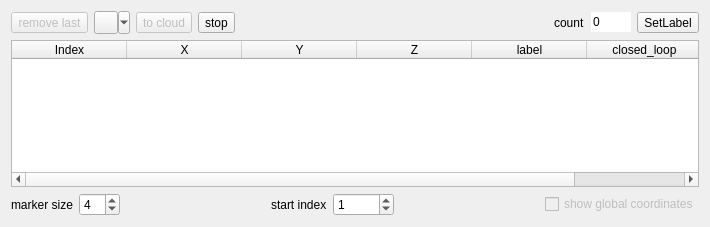
<?xml version="1.0" encoding="UTF-8"?>
<ui version="4.0">
 <class>PointListPickingDlg</class>
 <widget class="QDialog" name="PointListPickingDlg">
  <property name="geometry">
   <rect>
    <x>0</x>
    <y>0</y>
    <width>710</width>
    <height>227</height>
   </rect>
  </property>
  <property name="minimumSize">
   <size>
    <width>500</width>
    <height>0</height>
   </size>
  </property>
  <property name="windowTitle">
   <string>Point list picking</string>
  </property>
  <layout class="QVBoxLayout" name="verticalLayout">
   <item>
    <layout class="QHBoxLayout" name="horizontalLayout">
     <item>
      <widget class="QToolButton" name="revertToolButton">
       <property name="enabled">
        <bool>false</bool>
       </property>
       <property name="statusTip">
        <string>Remove last entry</string>
       </property>
       <property name="whatsThis">
        <string>Remove last entry</string>
       </property>
       <property name="text">
        <string>remove last</string>
       </property>
       <property name="icon">
        <iconset resource="../icons.qrc">
         <normaloff>:/CC/images/smallReset.png</normaloff>:/CC/images/smallReset.png</iconset>
       </property>
      </widget>
     </item>
     <item>
      <widget class="QToolButton" name="exportToolButton">
       <property name="toolTip">
        <string>export to ASCII file</string>
       </property>
       <property name="statusTip">
        <string>export to ASCII file</string>
       </property>
       <property name="icon">
        <iconset resource="../icons.qrc">
         <normaloff>:/CC/images/ccSave.png</normaloff>:/CC/images/ccSave.png</iconset>
       </property>
       <property name="popupMode">
        <enum>QToolButton::MenuButtonPopup</enum>
       </property>
      </widget>
     </item>
     <item>
      <widget class="QToolButton" name="validToolButton">
       <property name="enabled">
        <bool>false</bool>
       </property>
       <property name="statusTip">
        <string>Convert list to new cloud (and close dialog)</string>
       </property>
       <property name="whatsThis">
        <string>Convert list to new cloud (and close dialog)</string>
       </property>
       <property name="text">
        <string>to cloud</string>
       </property>
       <property name="icon">
        <iconset resource="../icons.qrc">
         <normaloff>:/CC/images/smallValidate.png</normaloff>:/CC/images/smallValidate.png</iconset>
       </property>
      </widget>
     </item>
     <item>
      <widget class="QToolButton" name="cancelToolButton">
       <property name="toolTip">
        <string>Close dialog (list will be lost)</string>
       </property>
       <property name="statusTip">
        <string>Close dialog (list will be lost)</string>
       </property>
       <property name="text">
        <string>stop</string>
       </property>
       <property name="icon">
        <iconset resource="../icons.qrc">
         <normaloff>:/CC/images/smallCancel.png</normaloff>:/CC/images/smallCancel.png</iconset>
       </property>
      </widget>
     </item>
     <item>
      <spacer name="horizontalSpacer_2">
       <property name="orientation">
        <enum>Qt::Horizontal</enum>
       </property>
       <property name="sizeHint" stdset="0">
        <size>
         <width>40</width>
         <height>20</height>
        </size>
       </property>
      </spacer>
     </item>
     <item>
      <widget class="QLabel" name="label_2">
       <property name="text">
        <string>count</string>
       </property>
      </widget>
     </item>
     <item>
      <widget class="QLineEdit" name="countLineEdit">
       <property name="sizePolicy">
        <sizepolicy hsizetype="Fixed" vsizetype="Fixed">
         <horstretch>0</horstretch>
         <verstretch>0</verstretch>
        </sizepolicy>
       </property>
       <property name="maximumSize">
        <size>
         <width>40</width>
         <height>16777215</height>
        </size>
       </property>
       <property name="text">
        <string notr="true">0</string>
       </property>
       <property name="maxLength">
        <number>255</number>
       </property>
       <property name="frame">
        <bool>false</bool>
       </property>
       <property name="readOnly">
        <bool>true</bool>
       </property>
      </widget>
     </item>
     <item>
      <widget class="QToolButton" name="setLabel">
       <property name="text">
        <string>SetLabel</string>
       </property>
      </widget>
     </item>
    </layout>
   </item>
   <item>
    <widget class="QTableWidget" name="tableWidget">
     <property name="editTriggers">
      <set>QAbstractItemView::NoEditTriggers</set>
     </property>
     <property name="showDropIndicator" stdset="0">
      <bool>false</bool>
     </property>
     <property name="selectionMode">
      <enum>QAbstractItemView::NoSelection</enum>
     </property>
     <property name="columnCount">
      <number>6</number>
     </property>
     <attribute name="horizontalHeaderDefaultSectionSize">
      <number>115</number>
     </attribute>
     <attribute name="verticalHeaderDefaultSectionSize">
      <number>18</number>
     </attribute>
     <column>
      <property name="text">
       <string>Index</string>
      </property>
     </column>
     <column>
      <property name="text">
       <string notr="true">X</string>
      </property>
     </column>
     <column>
      <property name="text">
       <string notr="true">Y</string>
      </property>
     </column>
     <column>
      <property name="text">
       <string notr="true">Z</string>
      </property>
     </column>
     <column>
      <property name="text">
       <string>label</string>
      </property>
     </column>
     <column>
      <property name="text">
       <string>closed_loop</string>
      </property>
     </column>
    </widget>
   </item>
   <item>
    <layout class="QHBoxLayout" name="horizontalLayout_2">
     <item>
      <widget class="QLabel" name="label">
       <property name="text">
        <string>marker size</string>
       </property>
      </widget>
     </item>
     <item>
      <widget class="QSpinBox" name="markerSizeSpinBox">
       <property name="minimum">
        <number>1</number>
       </property>
       <property name="maximum">
        <number>99</number>
       </property>
       <property name="value">
        <number>4</number>
       </property>
      </widget>
     </item>
     <item>
      <spacer name="horizontalSpacer">
       <property name="orientation">
        <enum>Qt::Horizontal</enum>
       </property>
       <property name="sizeHint" stdset="0">
        <size>
         <width>40</width>
         <height>20</height>
        </size>
       </property>
      </spacer>
     </item>
     <item>
      <widget class="QLabel" name="label_3">
       <property name="text">
        <string>start index</string>
       </property>
      </widget>
     </item>
     <item>
      <widget class="QSpinBox" name="startIndexSpinBox">
       <property name="maximum">
        <number>10000</number>
       </property>
       <property name="singleStep">
        <number>1</number>
       </property>
       <property name="value">
        <number>1</number>
       </property>
      </widget>
     </item>
     <item>
      <spacer name="horizontalSpacer_3">
       <property name="orientation">
        <enum>Qt::Horizontal</enum>
       </property>
       <property name="sizeHint" stdset="0">
        <size>
         <width>40</width>
         <height>20</height>
        </size>
       </property>
      </spacer>
     </item>
     <item>
      <widget class="QCheckBox" name="showGlobalCoordsCheckBox">
       <property name="enabled">
        <bool>false</bool>
       </property>
       <property name="toolTip">
        <string>Show global coordinates (instead of shifted ones)</string>
       </property>
       <property name="text">
        <string>show global coordinates</string>
       </property>
      </widget>
     </item>
    </layout>
   </item>
  </layout>
 </widget>
 <resources>
  <include location="../icons.qrc"/>
 </resources>
 <connections/>
</ui>
